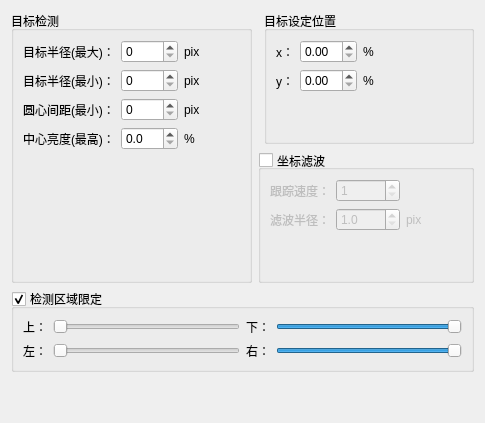
      <widget class="QWidget" name="tab">
       <attribute name="title">
        <string>自动对位参数</string>
       </attribute>
       <layout class="QGridLayout" name="gridLayout_2">
        <item row="0" column="2">
         <widget class="QGroupBox" name="groupBox_9">
          <property name="title">
           <string>目标设定位置</string>
          </property>
          <layout class="QGridLayout" name="gridLayout_5">
           <item row="0" column="2">
            <widget class="QLabel" name="label_56">
             <property name="text">
              <string>%</string>
             </property>
            </widget>
           </item>
           <item row="0" column="1">
            <widget class="QDoubleSpinBox" name="doubleSpinBox_x_expect"/>
           </item>
           <item row="0" column="0">
            <widget class="QLabel" name="label_26">
             <property name="text">
              <string>x：</string>
             </property>
            </widget>
           </item>
           <item row="2" column="1">
            <spacer name="verticalSpacer_7">
             <property name="orientation">
              <enum>Qt::Vertical</enum>
             </property>
             <property name="sizeHint" stdset="0">
              <size>
               <width>20</width>
               <height>40</height>
              </size>
             </property>
            </spacer>
           </item>
           <item row="1" column="2">
            <widget class="QLabel" name="label_55">
             <property name="text">
              <string>%</string>
             </property>
            </widget>
           </item>
           <item row="1" column="0">
            <widget class="QLabel" name="label_10">
             <property name="text">
              <string>y：</string>
             </property>
            </widget>
           </item>
           <item row="1" column="1">
            <widget class="QDoubleSpinBox" name="doubleSpinBox_y_expect"/>
           </item>
           <item row="0" column="3">
            <spacer name="horizontalSpacer_7">
             <property name="orientation">
              <enum>Qt::Horizontal</enum>
             </property>
             <property name="sizeHint" stdset="0">
              <size>
               <width>40</width>
               <height>20</height>
              </size>
             </property>
            </spacer>
           </item>
          </layout>
         </widget>
        </item>
        <item row="1" column="1" colspan="2">
         <widget class="QGroupBox" name="groupBox_ReaultFilter">
          <property name="title">
           <string>坐标滤波</string>
          </property>
          <property name="alignment">
           <set>Qt::AlignLeading|Qt::AlignLeft|Qt::AlignVCenter</set>
          </property>
          <property name="checkable">
           <bool>true</bool>
          </property>
          <property name="checked">
           <bool>false</bool>
          </property>
          <layout class="QGridLayout" name="gridLayout_15">
           <item row="0" column="1">
            <widget class="QDoubleSpinBox" name="doubleSpinBox_resultFilter_maxCount">
             <property name="decimals">
              <number>0</number>
             </property>
             <property name="minimum">
              <double>1.000000000000000</double>
             </property>
             <property name="maximum">
              <double>9999.000000000000000</double>
             </property>
            </widget>
           </item>
           <item row="0" column="0">
            <widget class="QLabel" name="label_28">
             <property name="text">
              <string>跟踪速度：</string>
             </property>
            </widget>
           </item>
           <item row="2" column="1">
            <spacer name="verticalSpacer_9">
             <property name="orientation">
              <enum>Qt::Vertical</enum>
             </property>
             <property name="sizeHint" stdset="0">
              <size>
               <width>20</width>
               <height>40</height>
              </size>
             </property>
            </spacer>
           </item>
           <item row="1" column="2">
            <widget class="QLabel" name="label_58">
             <property name="text">
              <string>pix</string>
             </property>
            </widget>
           </item>
           <item row="1" column="0">
            <widget class="QLabel" name="label_11">
             <property name="text">
              <string>滤波半径：</string>
             </property>
            </widget>
           </item>
           <item row="1" column="1">
            <widget class="QDoubleSpinBox" name="doubleSpinBox_resultFilter_maxDistance">
             <property name="decimals">
              <number>1</number>
             </property>
             <property name="minimum">
              <double>1.000000000000000</double>
             </property>
             <property name="maximum">
              <double>9999.000000000000000</double>
             </property>
            </widget>
           </item>
           <item row="0" column="3">
            <spacer name="horizontalSpacer_8">
             <property name="orientation">
              <enum>Qt::Horizontal</enum>
             </property>
             <property name="sizeHint" stdset="0">
              <size>
               <width>40</width>
               <height>20</height>
              </size>
             </property>
            </spacer>
           </item>
          </layout>
         </widget>
        </item>
        <item row="3" column="0">
         <spacer name="verticalSpacer_10">
          <property name="orientation">
           <enum>Qt::Vertical</enum>
          </property>
          <property name="sizeHint" stdset="0">
           <size>
            <width>20</width>
            <height>40</height>
           </size>
          </property>
         </spacer>
        </item>
        <item row="2" column="0" colspan="3">
         <widget class="QGroupBox" name="groupBox">
          <property name="title">
           <string>检测区域限定</string>
          </property>
          <property name="checkable">
           <bool>true</bool>
          </property>
          <layout class="QGridLayout" name="gridLayout_12">
           <item row="1" column="2">
            <widget class="QLabel" name="label_48">
             <property name="text">
              <string>右：</string>
             </property>
            </widget>
           </item>
           <item row="1" column="0">
            <widget class="QLabel" name="label_27">
             <property name="text">
              <string>左：</string>
             </property>
            </widget>
           </item>
           <item row="1" column="1">
            <widget class="QSlider" name="horizontalSlider_left">
             <property name="orientation">
              <enum>Qt::Horizontal</enum>
             </property>
             <property name="invertedAppearance">
              <bool>false</bool>
             </property>
            </widget>
           </item>
           <item row="1" column="3">
            <widget class="QSlider" name="horizontalSlider_right">
             <property name="value">
              <number>99</number>
             </property>
             <property name="orientation">
              <enum>Qt::Horizontal</enum>
             </property>
             <property name="invertedAppearance">
              <bool>false</bool>
             </property>
            </widget>
           </item>
           <item row="0" column="1">
            <widget class="QSlider" name="horizontalSlider_top">
             <property name="sliderPosition">
              <number>0</number>
             </property>
             <property name="tracking">
              <bool>true</bool>
             </property>
             <property name="orientation">
              <enum>Qt::Horizontal</enum>
             </property>
             <property name="invertedAppearance">
              <bool>false</bool>
             </property>
             <property name="invertedControls">
              <bool>false</bool>
             </property>
            </widget>
           </item>
           <item row="0" column="0">
            <widget class="QLabel" name="label_29">
             <property name="text">
              <string>上：</string>
             </property>
            </widget>
           </item>
           <item row="0" column="3">
            <widget class="QSlider" name="horizontalSlider_bottom">
             <property name="value">
              <number>99</number>
             </property>
             <property name="orientation">
              <enum>Qt::Horizontal</enum>
             </property>
             <property name="invertedAppearance">
              <bool>false</bool>
             </property>
            </widget>
           </item>
           <item row="0" column="2">
            <widget class="QLabel" name="label_60">
             <property name="text">
              <string>下：</string>
             </property>
            </widget>
           </item>
          </layout>
         </widget>
        </item>
        <item row="0" column="0" rowspan="2">
         <widget class="QGroupBox" name="groupBox_6">
          <property name="title">
           <string>目标检测</string>
          </property>
          <property name="flat">
           <bool>false</bool>
          </property>
          <layout class="QGridLayout" name="gridLayout_3">
           <item row="3" column="4">
            <spacer name="horizontalSpacer_5">
             <property name="orientation">
              <enum>Qt::Horizontal</enum>
             </property>
             <property name="sizeHint" stdset="0">
              <size>
               <width>40</width>
               <height>20</height>
              </size>
             </property>
            </spacer>
           </item>
           <item row="3" column="3">
            <widget class="QLabel" name="label_39">
             <property name="toolTip">
              <string>&lt;html&gt;&lt;head/&gt;&lt;body&gt;&lt;p&gt;相对于图像宽度&lt;/p&gt;&lt;/body&gt;&lt;/html&gt;</string>
             </property>
             <property name="whatsThis">
              <string>&lt;html&gt;&lt;head/&gt;&lt;body&gt;&lt;p&gt;相对于图像的宽度&lt;/p&gt;&lt;/body&gt;&lt;/html&gt;</string>
             </property>
             <property name="text">
              <string>%</string>
             </property>
            </widget>
           </item>
           <item row="2" column="3">
            <widget class="QLabel" name="label_46">
             <property name="toolTip">
              <string>&lt;html&gt;&lt;head/&gt;&lt;body&gt;&lt;p&gt;相对于图像宽度&lt;/p&gt;&lt;/body&gt;&lt;/html&gt;</string>
             </property>
             <property name="text">
              <string>pix</string>
             </property>
            </widget>
           </item>
           <item row="4" column="0">
            <spacer name="verticalSpacer_2">
             <property name="orientation">
              <enum>Qt::Vertical</enum>
             </property>
             <property name="sizeHint" stdset="0">
              <size>
               <width>20</width>
               <height>40</height>
              </size>
             </property>
            </spacer>
           </item>
           <item row="1" column="0">
            <widget class="QLabel" name="label_24">
             <property name="minimumSize">
              <size>
               <width>91</width>
               <height>20</height>
              </size>
             </property>
             <property name="text">
              <string>目标半径(最小)：</string>
             </property>
            </widget>
           </item>
           <item row="3" column="0">
            <widget class="QLabel" name="label_38">
             <property name="minimumSize">
              <size>
               <width>91</width>
               <height>20</height>
              </size>
             </property>
             <property name="text">
              <string>中心亮度(最高)：</string>
             </property>
            </widget>
           </item>
           <item row="3" column="2">
            <widget class="QDoubleSpinBox" name="doubleSpinBox_maxCentBrightness">
             <property name="decimals">
              <number>1</number>
             </property>
            </widget>
           </item>
           <item row="1" column="3">
            <widget class="QLabel" name="label_15">
             <property name="toolTip">
              <string>&lt;html&gt;&lt;head/&gt;&lt;body&gt;&lt;p&gt;相对于图像宽度&lt;/p&gt;&lt;/body&gt;&lt;/html&gt;</string>
             </property>
             <property name="text">
              <string>pix</string>
             </property>
            </widget>
           </item>
           <item row="1" column="2">
            <widget class="QDoubleSpinBox" name="doubleSpinBox_MinRadius">
             <property name="decimals">
              <number>0</number>
             </property>
            </widget>
           </item>
           <item row="0" column="0">
            <widget class="QLabel" name="label_22">
             <property name="minimumSize">
              <size>
               <width>91</width>
               <height>20</height>
              </size>
             </property>
             <property name="text">
              <string>目标半径(最大)：</string>
             </property>
            </widget>
           </item>
           <item row="0" column="2">
            <widget class="QDoubleSpinBox" name="doubleSpinBox_MaxRadius">
             <property name="decimals">
              <number>0</number>
             </property>
            </widget>
           </item>
           <item row="2" column="0">
            <widget class="QLabel" name="label_19">
             <property name="minimumSize">
              <size>
               <width>91</width>
               <height>20</height>
              </size>
             </property>
             <property name="text">
              <string>圆心间距(最小)：</string>
             </property>
            </widget>
           </item>
           <item row="2" column="2">
            <widget class="QDoubleSpinBox" name="doubleSpinBox__MinDist">
             <property name="decimals">
              <number>0</number>
             </property>
            </widget>
           </item>
           <item row="0" column="3">
            <widget class="QLabel" name="label_5">
             <property name="toolTip">
              <string>&lt;html&gt;&lt;head/&gt;&lt;body&gt;&lt;p&gt;相对于图像宽度&lt;/p&gt;&lt;/body&gt;&lt;/html&gt;</string>
             </property>
             <property name="text">
              <string>pix</string>
             </property>
            </widget>
           </item>
          </layout>
         </widget>
        </item>
       </layout>
      </widget>
